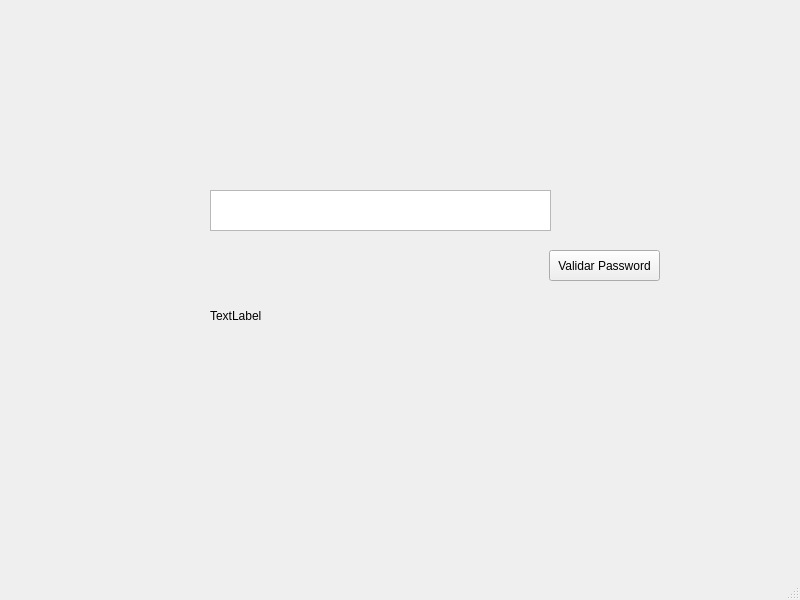
<?xml version="1.0" encoding="UTF-8"?>
<ui version="4.0">
 <class>MainWindow</class>
 <widget class="QMainWindow" name="MainWindow">
  <property name="geometry">
   <rect>
    <x>0</x>
    <y>0</y>
    <width>800</width>
    <height>600</height>
   </rect>
  </property>
  <property name="windowTitle">
   <string>MainWindow</string>
  </property>
  <widget class="QWidget" name="centralwidget">
   <widget class="QTextEdit" name="txtPwd">
    <property name="geometry">
     <rect>
      <x>210</x>
      <y>190</y>
      <width>341</width>
      <height>41</height>
     </rect>
    </property>
   </widget>
   <widget class="QLabel" name="lblSalida">
    <property name="geometry">
     <rect>
      <x>210</x>
      <y>290</y>
      <width>281</width>
      <height>51</height>
     </rect>
    </property>
    <property name="styleSheet">
     <string notr="true">font: 900 22pt &quot;Segoe UI&quot;;</string>
    </property>
    <property name="text">
     <string>TextLabel</string>
    </property>
   </widget>
   <widget class="QPushButton" name="btnValidar">
    <property name="geometry">
     <rect>
      <x>549</x>
      <y>250</y>
      <width>111</width>
      <height>31</height>
     </rect>
    </property>
    <property name="text">
     <string>Validar Password</string>
    </property>
   </widget>
  </widget>
  <widget class="QMenuBar" name="menubar">
   <property name="geometry">
    <rect>
     <x>0</x>
     <y>0</y>
     <width>800</width>
     <height>21</height>
    </rect>
   </property>
  </widget>
  <widget class="QStatusBar" name="statusbar"/>
 </widget>
 <resources/>
 <connections/>
</ui>
